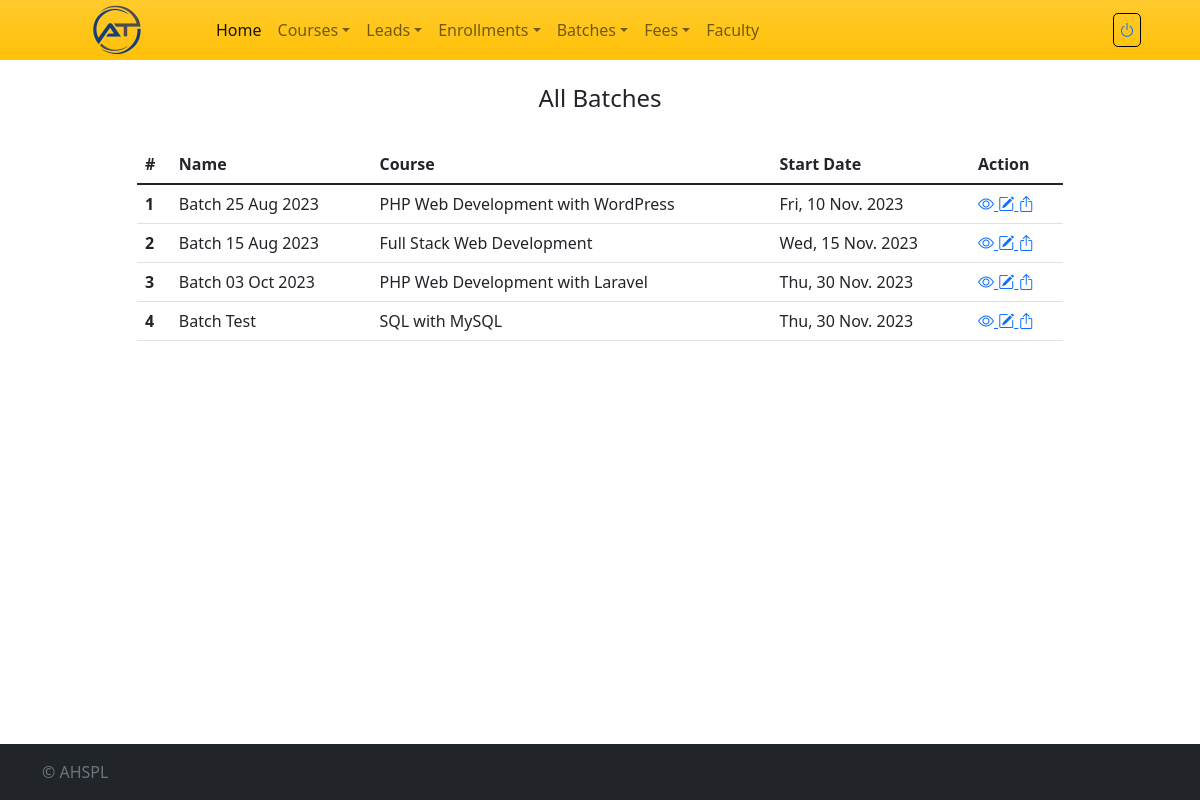
Before: /all-batch (signed in) with the older database file.
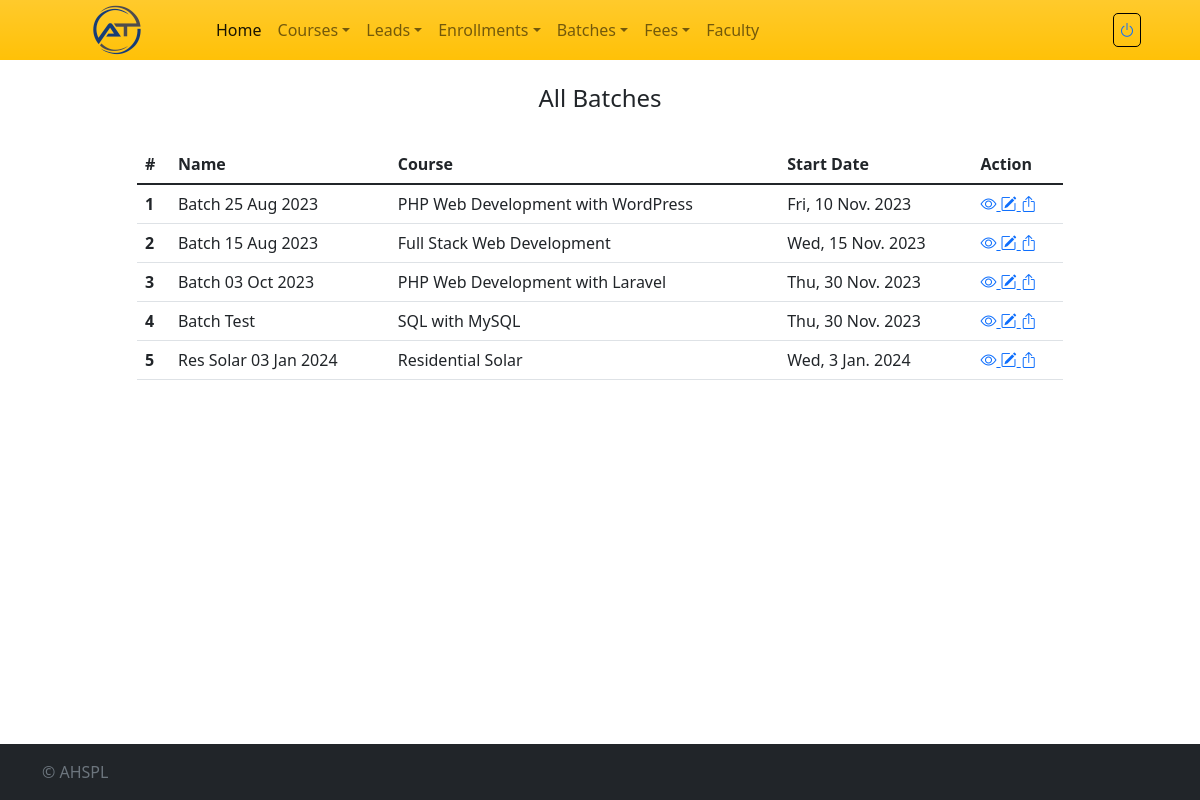
After: the same page with the newer database file.
### crmapp/models.py (models this page shows)
class Batch(models.Model):
    batch_id = models.AutoField(primary_key=True)
    batch_name = models.CharField(max_length=255)
    course_id = models.ForeignKey(Course, on_delete=models.SET_NULL, null=True, blank=True)
    candidates = models.TextField()
    start_date = models.DateField(default=datetime.today)
    date_created = models.DateField(default=datetime.today)

class Course(models.Model):
    course_id = models.AutoField(primary_key=True)
    course_name = models.CharField(max_length=100)
    course_fee = models.DecimalField(max_digits=10, decimal_places=2)
    course_duration = models.CharField(max_length=100, default='')
    date_created = models.DateField(default=datetime.today)

### crmapp/views.py (the view)
# urls.py: path('all-batch', login_required(views.all_batch), name='all_batch'),
def all_batch(request):
    batches_with_course = Batch.objects.select_related('course_id').all()
    return render(request, 'all-batches.html', {'batches': batches_with_course })

### templates/all-batches.html (shortened to what this page needs)
{% extends 'base.html' %}
{% block content %}
<div class="row">
	<div class="col">
	</div>
	<div class="col-10">
		<div class="py-4 text-center">
			<h4>All Batches</h4>
		</div>
		<table class="table  table-hover">
			<thead>
				<tr>
					<th scope="col">#</th>
					<th scope="col">Name</th>
					<th scope="col">Course</th>
					<th scope="col">Start Date</th>
					<th scope="col">Action</th>
				</tr>
			</thead>
			<tbody>
				{% for batch in batches %}
				<tr>
					<th scope="row">{{ forloop.counter }}</th>
					<td>{{ batch.batch_name }}</td>
					<td>{{ batch.course_id.course_name }}</td>
					<td>{{ batch.start_date|date:"D, j M. Y" }}</td>
					<td>
						<a class="view-students-link" href="javascript:void(0);" data-bs-toggle="modal" data-bs-target="#viewStudentsModal" data-batch-id="{{ batch.batch_id }}">
							<i class="bi bi-eye" title="View Students"></i>
						</a>
						<a href="{% url 'edit_batch' batch.batch_id %}">
							<i class="bi bi-pencil-square" title="Edit"></i>
						</a>
						<a class="export-student-link" href="javascript:void(0);" data-batch-id="{{ batch.batch_id }}">
						    <i class="bi bi-box-arrow-up" title="Export"></i>
						</a>
					</td>
				</tr>
				{% endfor %}
			</tbody>
		</table>
	</div>
	<div class="col">
	</div>
</div>
{% endblock %}

Changed rows visible on the page:
added Batch: batch_name "Res Solar 03 Jan 2024", course_id.course_name "Residential Solar", start_date "Wed, 3 Jan. 2024"
